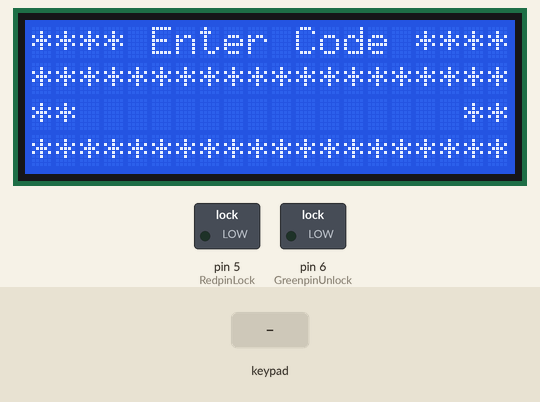
The sketch below on a simulated Arduino Uno, built with avr-gcc and run on an emulated ATmega328P. Parts: 20×4 character LCD, switched loads named in the sketch (green lamp = pin HIGH). Dashed ring = blinking. The test bench sets the inputs (shaded band).

Above: at 1.2 s.
1.3 s: keypad keys 1 4 1 5 1 6 pressed 0.4 s apart
At 3.8 s:
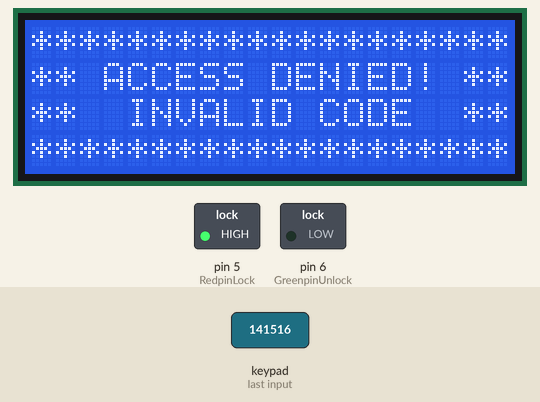
At 4.3 s:
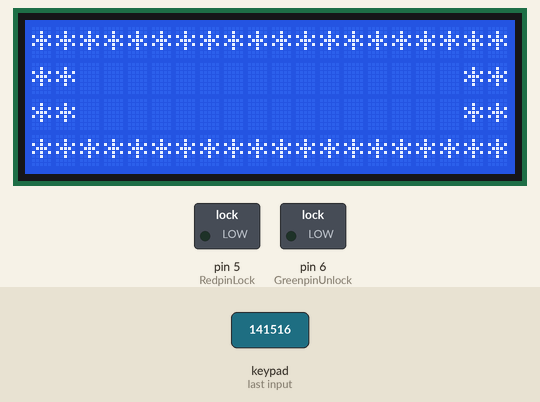
5.2 s: key '1' pressed
8.2 s: key '2' pressed
At 12.2 s:
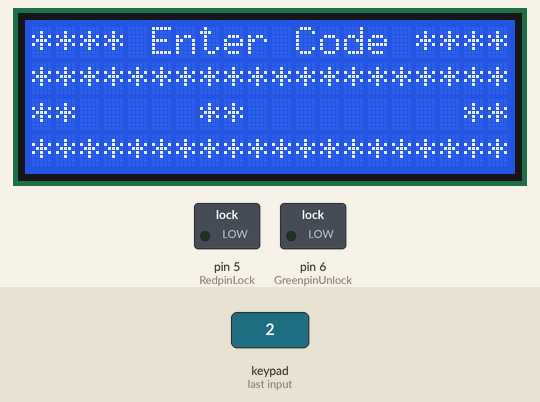
Timing chart, 0 to 13.7 s (numbered marks = the images above; inputs shaded):
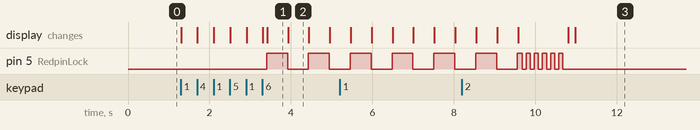

Measured:
- after the input at 1.3 s, pin 5 (RedpinLock): alternates HIGH for 0.51 s and LOW for 0.51 s, starting after 2.1 s; the display: first changes at once (image 1 shows a later state)
- after the input at 8.2 s, the display: first differs from a run without the input after 2.8 s (image 3)
- what the display in image 1 shows lasts 0.5 s, from 3.4 s to 3.9 s

The sketch:

keypad_lcd_doorlock.ino
```cpp
/*
  Keypad and lcd door unlocker using password library.

  3x4 keypad and 20x4 lcd display. accepts incoming code and
  displays current character on screen. when correct code has been entered
  (comparison done using the password library) it triggers two outputs to
  open a relay or other device

  The circuit:
  * 3x4 numerical keypad connected to pins 0,1,2,3,A0,A1,A2
  * 20x4 lcd display connected to pins 7,8,9,10,11,12
  * red led on pin 5
  * green led on pin 6
  * white led (to be a transistor or relay to trigger door opener) pin A3
  * Arduino Uno
  *
  *   LCD Screen
  *
  *   VSS > Gnd
  *   VDD > +5v
  *   V0 > 3900 ohm resistor > Gnd
  *   RS > Pin 7
  *   RW > GND
  *   E > Pin 8
  *   D4 > Pin 9
  *   D5 > Pin 10
  *   D6 > Pin 11
  *   D7 > Pin 12
  *   A > +5V
  *   K > GND
  *

  *   Keypad > Arduino Pins (mapping for yours may be different check the spec)
  *
  *   Pin 1 > A1
  *   Pin 2 > Pin 0
  *   Pin 3 > A0
  *   Pin 4 > Pin 3
  *   Pin 5 > A2
  *   Pin 6 > Pin 2
  *   Pin 7 > Pin 1
  *
  *


  Created 12 Jul 2015
  By Siparker

  inspiration and some code taken from
  https://tech-zen.tv/episodes/shows/make-it-work/episodes/keypad-input-to-an-arduino-episode-11
  http://www.instructables.com/id/Password-access-with-arduino/step5/The-code-and-the-end/
  http://playground.arduino.cc/Code/Password
  https://learn.adafruit.com/character-lcds/overview

  I have used a 6 char password for extra security. you can use whatever
  length you like but you will need to update the line in loop where the
  password index is checked to whatever length you want to use. I will
  be updating this to check the set password length and apply that but for
  now it works well and will be used to control the 12v strike plate on my
  door for simple password entry

*/


#include <Keypad.h>
#include <LiquidCrystal.h>
#include <Password.h>

Password password = Password( "123456" ); // set password using the password library
int currentPosition = 7; // set initial lcd position for displaying password on screen

// initialise LCD display
const int ledRows= 4;
const int ledCols= 20;
LiquidCrystal lcd(7, 8, 9, 10, 11, 12);

// Initialise keypad and generat keymapping
const byte ROWS = 4;
const byte COLS = 3;
char keys[ROWS][COLS] = {
{'1','2','3'},
{'4','5','6'},
{'7','8','9'},
{'*','0','#'}
};

// Set Keypad Pins
byte rowPins[ROWS] = { 0, 1, 2, 3 };
byte colPins[COLS] = { 14, 15, 16 };
Keypad keypad = Keypad( makeKeymap(keys), rowPins, colPins, ROWS, COLS );

// Set LED pins
int RedpinLock = 5;
int GreenpinUnlock = 6;
int PowerUnlock = 17;

// Initialise Password Index Variable
int passwordIndex = 0;

void setup()
{
  // set up the LCD's number of columns and rows:
  lcd.begin(20, 4);
  // Display the entry screen on the lcd.
  displayCodeEntryScreen();

// set initial led statuses
pinMode(RedpinLock, OUTPUT);
digitalWrite(RedpinLock, LOW);
pinMode(GreenpinUnlock, OUTPUT);
digitalWrite(GreenpinUnlock, LOW);
pinMode(PowerUnlock, OUTPUT);
digitalWrite(PowerUnlock, LOW);
}


void loop(){
  // get key when pressed
  char key = keypad.getKey();

  //when key is pressed add to the password compare and increase index. output entered char as a * onto screen
  if (key){
    password.append(key);
    passwordIndex++;
    lcd.setCursor(currentPosition,2);
    lcd.print("*");
    currentPosition++;
    delay(100);
    // repeat until password index = 6 which is the length of my password at the top of the sketch
    if(passwordIndex==6)
    {
      passwordIndex = 0;
      currentPosition = 7;
      guessPassword();

    }
  }
}

void displayCodeEntryScreen()
{
  lcd.clear();
  lcd.setCursor(0,0);
  lcd.print("**** Enter Code ****");
  lcd.setCursor(0,1);
  lcd.print("********************");
  lcd.setCursor(0,2);
  lcd.print("**                **");
  lcd.setCursor(0,3);
  lcd.print("********************");
}

void invalidCode()
// Flashes the invalid code message and red led. then flashes red led quickly to indicate reset.
{
  for (int i=0; i <= 5; i++){
      digitalWrite(RedpinLock, HIGH);
  lcd.clear();
  lcd.setCursor(0,0);
  lcd.print("********************");
  lcd.setCursor(0,1);
  lcd.print("** ACCESS DENIED! **");
  lcd.setCursor(0,2);
  lcd.print("**  INVALID CODE  **");
  lcd.setCursor(0,3);
  lcd.print("********************");
      delay(500);
  digitalWrite(RedpinLock, LOW);
  lcd.clear();
  lcd.setCursor(0,0);
  lcd.print("********************");
  lcd.setCursor(0,1);
  lcd.print("**                **");
  lcd.setCursor(0,2);
  lcd.print("**                **");
  lcd.setCursor(0,3);
  lcd.print("********************");
  delay(500);
   }

  digitalWrite(RedpinLock, HIGH);
  lcd.clear();
  lcd.setCursor(0,0);
  lcd.print("********************");
  lcd.setCursor(0,1);
  lcd.print("** ACCESS DENIED! **");
  lcd.setCursor(0,2);
  lcd.print("**  INVALID CODE  **");
  lcd.setCursor(0,3);
  lcd.print("********************");
  for (int i=0; i <= 5; i++){
    digitalWrite(RedpinLock, HIGH);
    delay(100);
    digitalWrite(RedpinLock, LOW);
    delay(100);
  }

  displayCodeEntryScreen();
}

void unlockDoor()
{
digitalWrite(GreenpinUnlock, HIGH);

// sets second output to high so LED can be triggered seperately if a mosfet etc is required to trigger a door strike plate or a relay etc.
digitalWrite(PowerUnlock, HIGH);
lcd.clear();
lcd.setCursor(0,0);
  lcd.print("********************");
  lcd.setCursor(0,1);
  lcd.print("** ACCESS GRANTED **");
  lcd.setCursor(0,2);
  lcd.print("**   WELCOME!!    **");
  lcd.setCursor(0,3);
  lcd.print("********************");

//add any code to unlock the door here
  delay(5000);

  // set green led and power unlock pin to low and show entry screen again.
  digitalWrite(GreenpinUnlock, LOW);
  digitalWrite(PowerUnlock, LOW);
  displayCodeEntryScreen();

}

void guessPassword(){
if (password.evaluate()){
  unlockDoor();
}
else{
invalidCode();
}
}
```
